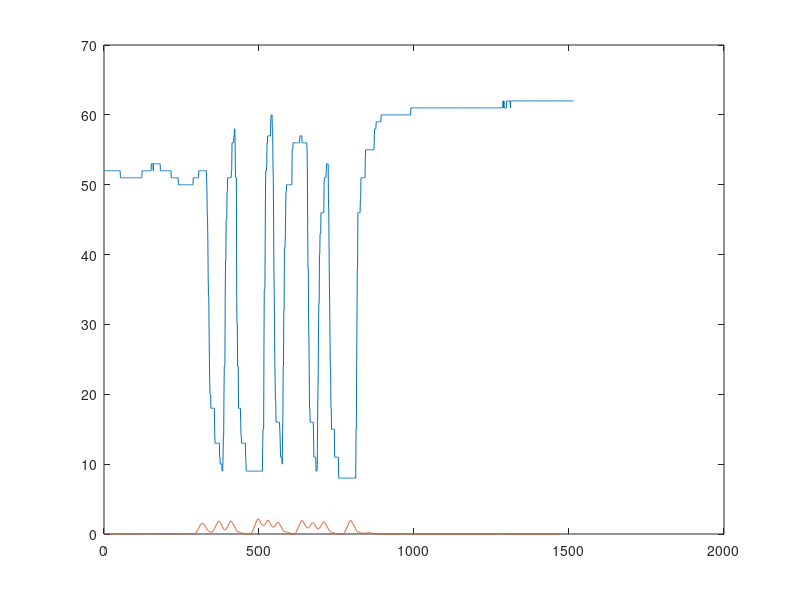

Write the MATLAB code that produced this figure. (Note: this script raises an error after producing the figure.)
%%
clc;
clear;
close all;
array = csvread('B.csv');
colorArray = array(:,4);
plot(colorArray);
hold on

%Assume window size of 20
ws = 20;

%THIS SMOOTHENS THE GRAPH
% Calculating average of each window (bar), looping through the entire CSV file
% It creates a new array of bars that numerically represent their average values
for i = 1: length(colorArray)-ws
    colorArrayAvg(i)= sum(colorArray(i:i+ws))/ws;
    %fprintf('%f \n', colorArrayAvg(i));
end
%plot(colorArrayAvg);
%hold on

%THIS FINDS CHANGE IN THE GRAPH, WILL RESULT IN PEAKS
% Calculating derivative of each previously calculated bars average
for i = 1:length(colorArrayAvg)-1
    colorDerivative(i) = abs(colorArrayAvg(i+1) - colorArrayAvg(i));
end

% Plots the color derivative
%plot(colorDerivative);
%hold on

%THIS SMOOTHENS THE PEAKS by averaging the derivative over the window size again for each interval
%Smoothening derivative out, similar to what we did for colorArrayAvg
for i = 1: length(colorDerivative)-ws
    colorDerAvg(i)= sum(colorDerivative(i:i+ws))/ws;
    %fprintf('%f \n', colorArrayAvg(i));
end
plot(colorDerAvg);
hold off

%THIS STORES THE PEAKS AND THE RESPECTIVE INDICES
% Find the peaks of the derivative, minimum distance between peaks = 10,
% minimum height for peak = 1
[pks,locs] = findpeaks(colorDerAvg, 'MinPeakDistance',10, 'MinPeakHeight', 1);

g=sprintf("%d ", locs);
fprintf("%s\n", g);

% starting point of each section in the matrix that represents a number, gets updated in each loop
start = 0;
size = length(colorArray); % total length of matrix or number of rows in CSV
binary_str = ""; % string that will store the binary representation of data
index = 1;

%NOW HAVE TO DETERMINE THE WIDTH
% Loop through the array of peaks location using index

while (index <= length(locs))
 % Odd indices to calculate black regions easily
    if(mod(index,2) ~= 0)
        black_region = locs(index) - start;
        
        % Calculate total region
        % if next index is out of bound, use size of matrix to calculate
        % total region. Otherwise calculate using next or even index.
        if(index + 1 > length(locs))
            total_region = size - start;
        else
            total_region = locs(index + 1) - start;
        end
        
        % ratio either 2:3 ('1') or 1:3 ('0')
        ratio = black_region / total_region; 
        fprintf("%f\n",ratio);
        if(ratio < 0.55)
            binary_str = append(binary_str, "0");
        else
            binary_str = append(binary_str, "1");
        end
    else
        % Even indices are starting point for each region
        start = locs(index);
    end
    index = index + 1;    
end
fprintf(binary_str);